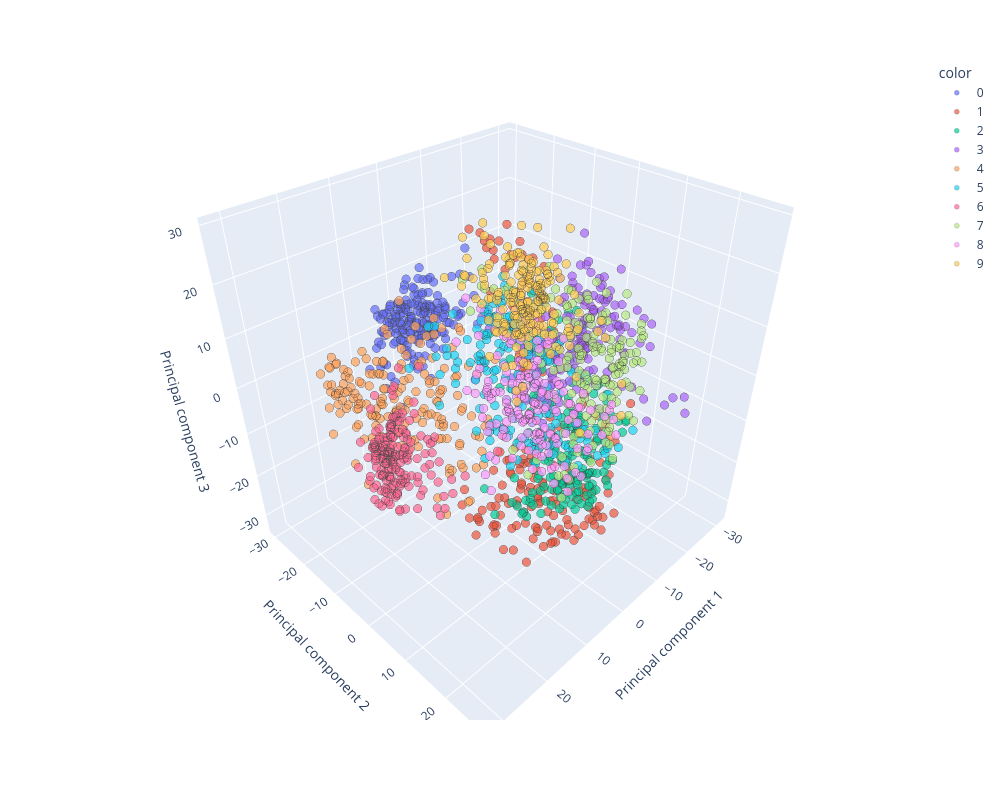

The cell this chart's notebook holds for it:
### Code cell
import plotly.express as px

pca = PCA(n_components = 3).fit(X)
X_transform = pca.transform(X)

# Create interactive 3D scatter plot
fig = px.scatter_3d(x=X_transform[:,0], y=X_transform[:,1], z=X_transform[:,2],
                    opacity=0.7, color=y.astype(str), color_discrete_sequence = px.colors.qualitative.Plotly)

fig.update_traces(marker=dict(size=5, line=dict(width=.25)), showlegend=True)
fig.update_layout(coloraxis_showscale=True, width=1000, height=800, scene=dict(
        xaxis=dict(title='Principal component 1'),
        yaxis=dict(title='Principal component 2'),
        zaxis=dict(title='Principal component 3')
    ))

fig.show()

### Figure 1 — Plotly figure (JSON) as saved in the notebook; plotly's stock layout.template omitted (floating-point values rounded to 4 significant figures; data arrays with more than 128 entries replaced by an {"elided": "..."} marker saying what was removed)
{"data": [{"hovertemplate": "color=0<br>x=%{x}<br>y=%{y}<br>z=%{z}<extra></extra>", "legendgroup": "0", "marker": {"color": "#636EFA", "line": {"width": 0.25}, "opacity": 0.7, "size": 5, "symbol": "circle"}, "mode": "markers", "name": "0", "scene": "scene", "showlegend": true, "type": "scatter3d", "x": {"elided": "178 float values"}, "y": {"elided": "178 float values"}, "z": {"elided": "178 float values"}}, {"hovertemplate": "color=1<br>x=%{x}<br>y=%{y}<br>z=%{z}<extra></extra>", "legendgroup": "1", "marker": {"color": "#EF553B", "line": {"width": 0.25}, "opacity": 0.7, "size": 5, "symbol": "circle"}, "mode": "markers", "name": "1", "scene": "scene", "showlegend": true, "type": "scatter3d", "x": {"elided": "182 float values"}, "y": {"elided": "182 float values"}, "z": {"elided": "182 float values"}}, {"hovertemplate": "color=2<br>x=%{x}<br>y=%{y}<br>z=%{z}<extra></extra>", "legendgroup": "2", "marker": {"color": "#00CC96", "line": {"width": 0.25}, "opacity": 0.7, "size": 5, "symbol": "circle"}, "mode": "markers", "name": "2", "scene": "scene", "showlegend": true, "type": "scatter3d", "x": {"elided": "177 float values"}, "y": {"elided": "177 float values"}, "z": {"elided": "177 float values"}}, {"hovertemplate": "color=3<br>x=%{x}<br>y=%{y}<br>z=%{z}<extra></extra>", "legendgroup": "3", "marker": {"color": "#AB63FA", "line": {"width": 0.25}, "opacity": 0.7, "size": 5, "symbol": "circle"}, "mode": "markers", "name": "3", "scene": "scene", "showlegend": true, "type": "scatter3d", "x": {"elided": "183 float values"}, "y": {"elided": "183 float values"}, "z": {"elided": "183 float values"}}, {"hovertemplate": "color=4<br>x=%{x}<br>y=%{y}<br>z=%{z}<extra></extra>", "legendgroup": "4", "marker": {"color": "#FFA15A", "line": {"width": 0.25}, "opacity": 0.7, "size": 5, "symbol": "circle"}, "mode": "markers", "name": "4", "scene": "scene", "showlegend": true, "type": "scatter3d", "x": {"elided": "181 float values"}, "y": {"elided": "181 float values"}, "z": {"elided": "181 float values"}}, {"hovertemplate": "color=5<br>x=%{x}<br>y=%{y}<br>z=%{z}<extra></extra>", "legendgroup": "5", "marker": {"color": "#19D3F3", "line": {"width": 0.25}, "opacity": 0.7, "size": 5, "symbol": "circle"}, "mode": "markers", "name": "5", "scene": "scene", "showlegend": true, "type": "scatter3d", "x": {"elided": "182 float values"}, "y": {"elided": "182 float values"}, "z": {"elided": "182 float values"}}, {"hovertemplate": "color=6<br>x=%{x}<br>y=%{y}<br>z=%{z}<extra></extra>", "legendgroup": "6", "marker": {"color": "#FF6692", "line": {"width": 0.25}, "opacity": 0.7, "size": 5, "symbol": "circle"}, "mode": "markers", "name": "6", "scene": "scene", "showlegend": true, "type": "scatter3d", "x": {"elided": "181 float values"}, "y": {"elided": "181 float values"}, "z": {"elided": "181 float values"}}, {"hovertemplate": "color=7<br>x=%{x}<br>y=%{y}<br>z=%{z}<extra></extra>", "legendgroup": "7", "marker": {"color": "#B6E880", "line": {"width": 0.25}, "opacity": 0.7, "size": 5, "symbol": "circle"}, "mode": "markers", "name": "7", "scene": "scene", "showlegend": true, "type": "scatter3d", "x": {"elided": "179 float values"}, "y": {"elided": "179 float values"}, "z": {"elided": "179 float values"}}, {"hovertemplate": "color=8<br>x=%{x}<br>y=%{y}<br>z=%{z}<extra></extra>", "legendgroup": "8", "marker": {"color": "#FF97FF", "line": {"width": 0.25}, "opacity": 0.7, "size": 5, "symbol": "circle"}, "mode": "markers", "name": "8", "scene": "scene", "showlegend": true, "type": "scatter3d", "x": {"elided": "174 float values"}, "y": {"elided": "174 float values"}, "z": {"elided": "174 float values"}}, {"hovertemplate": "color=9<br>x=%{x}<br>y=%{y}<br>z=%{z}<extra></extra>", "legendgroup": "9", "marker": {"color": "#FECB52", "line": {"width": 0.25}, "opacity": 0.7, "size": 5, "symbol": "circle"}, "mode": "markers", "name": "9", "scene": "scene", "showlegend": true, "type": "scatter3d", "x": {"elided": "180 float values"}, "y": {"elided": "180 float values"}, "z": {"elided": "180 float values"}}], "layout": {"coloraxis": {"showscale": true}, "height": 800, "legend": {"title": {"text": "color"}, "tracegroupgap": 0}, "margin": {"t": 60}, "scene": {"domain": {"x": [0, 1], "y": [0, 1]}, "xaxis": {"title": {"text": "Principal component 1"}}, "yaxis": {"title": {"text": "Principal component 2"}}, "zaxis": {"title": {"text": "Principal component 3"}}}, "width": 1000}}
